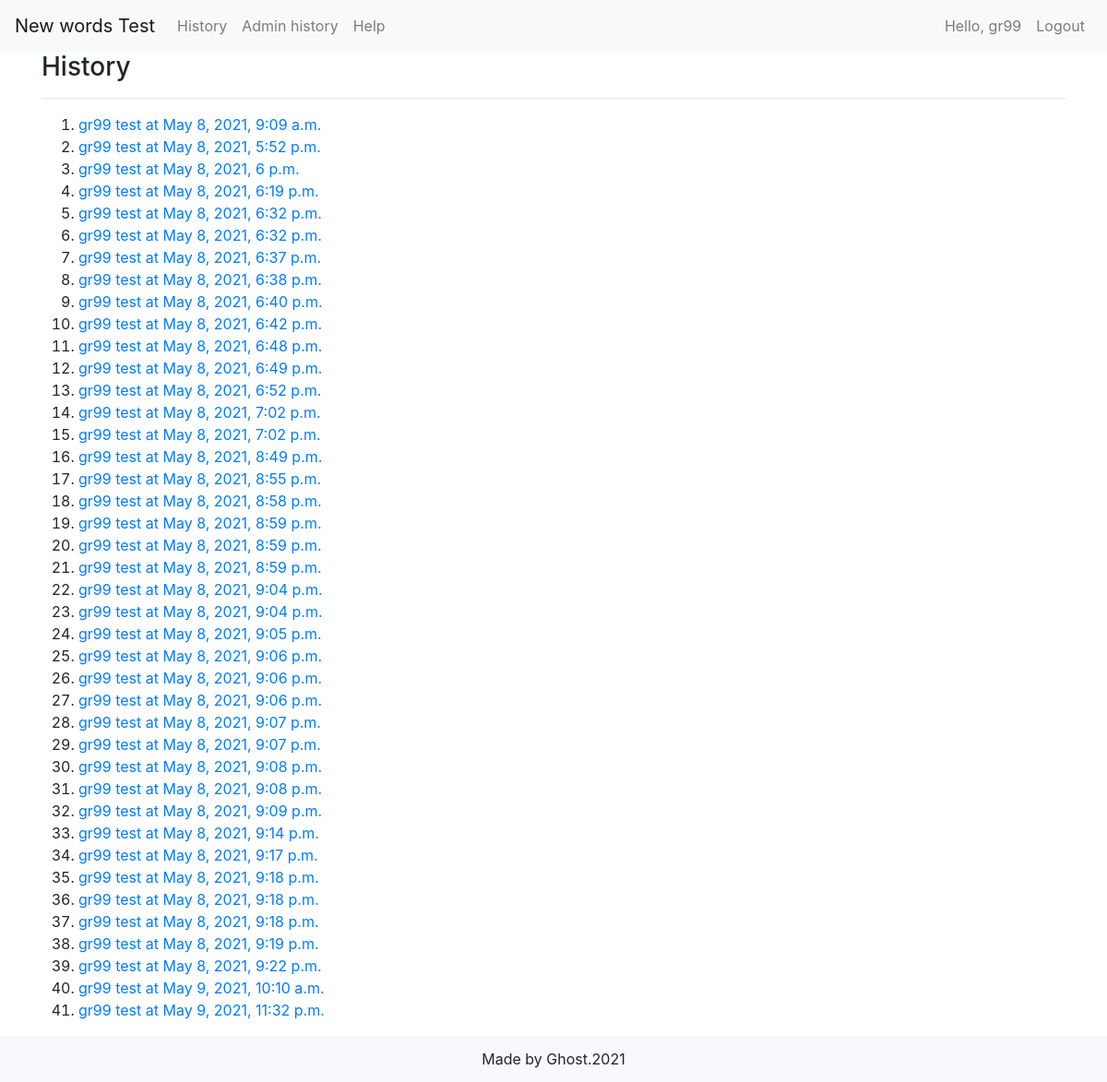
/history/ (signed in), run on an earlier commit of the app's database.
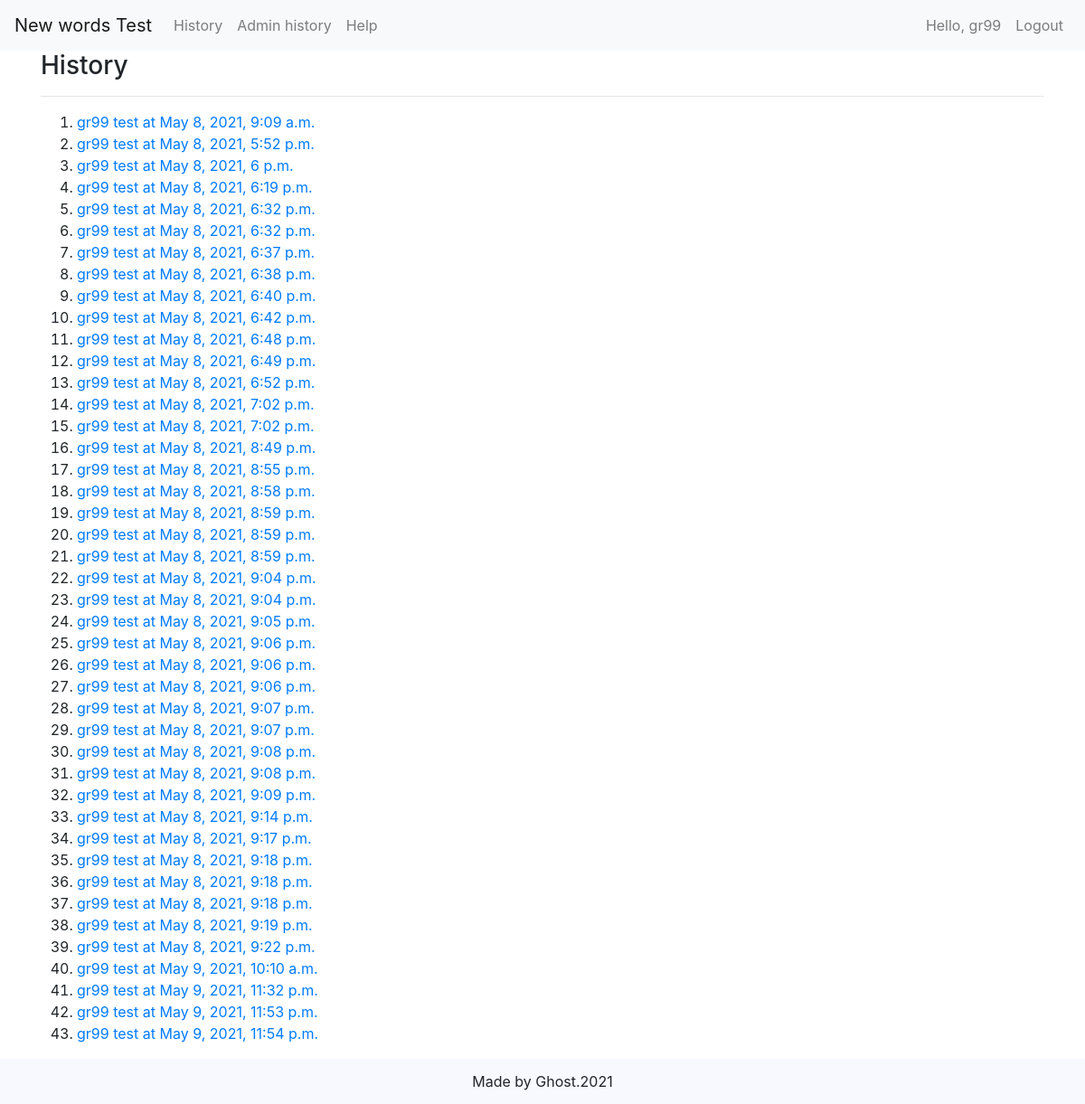
And on a later commit of the database.
### newword/models.py (models this page shows, shortened)
class Test(models.Model):
  test_time = models.DateTimeField(auto_now_add=True)
  score = models.IntegerField(null=True)
  user = models.ForeignKey(User, on_delete=models.CASCADE, related_name="answers")
  lesson = models.ForeignKey(Lesson, on_delete=models.CASCADE, blank=True, null=True)
  num_of_quest = models.IntegerField(blank=True, null=True)

### newword/views.py (the view)
# urls.py: path("history/", views.view_history, name="history"),
@login_required
def view_history(request):
  tests = Test.objects.filter(user=request.user)
  context = {
    "tests": tests,
  }
  return render(request, "history.html", context)

### newword/templates/history.html (shortened to what this page needs)
{% extends "base.html" %}
{% load static %}
{% block content %}
  <h3>History</h3>
  <hr>
  <ol>
    {% for test in tests %}
    <li><a href="{% url 'review' test.pk %}"> {{ test.user }} test at {{ test.test_time }}</a></li>
    {% empty %}
    There are no tests here.
    <a href="{% url 'home' %}">Lets do some test!</a>
    {% endfor %}
  </ol>
{% endblock %}

What changed in the data, as far as the page shows it:
added Test: user "gr99", test_time "May 9, 2021, 11:53 p.m."
added Test: user "gr99", test_time "May 9, 2021, 11:54 p.m."
